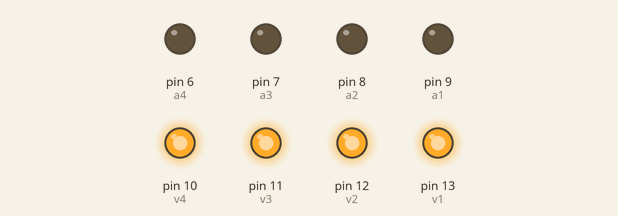
This sketch was run on a simulated Arduino Uno, built with avr-gcc and run on an emulated ATmega328P. On the bench: output pins drawn as LEDs (lit = HIGH).

Above: at 0.1 s.
At 1.3 s:
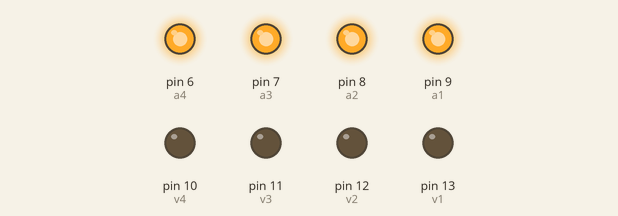
At 2.7 s:
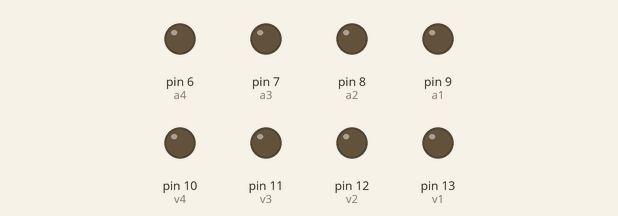
Timing chart, 0 to 3.0 s (numbered marks = the images above):
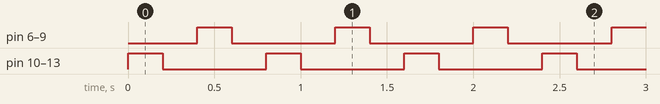

The sketch:

Luz_de_policia.ino
```cpp
int v1 = 13;
int v2 = 12;
int v3 = 11;
int v4 = 10;
int a1 = 9;
int a2 = 8;
int a3 = 7;
int a4 = 6;

void setup()
{
  pinMode(v1, OUTPUT);
  pinMode(v2, OUTPUT);
  pinMode(v3, OUTPUT);
  pinMode(v4, OUTPUT);
  pinMode(a1, OUTPUT);
  pinMode(a2, OUTPUT);
  pinMode(a3, OUTPUT);
  pinMode(a4, OUTPUT);
}
void loop()
{
    digitalWrite(v1, HIGH);
    digitalWrite(v2, HIGH);
    digitalWrite(v3, HIGH);
    digitalWrite(v4, HIGH);
    delay(200);

    digitalWrite(v1, LOW);
    digitalWrite(v2, LOW);
    digitalWrite(v3, LOW);
    digitalWrite(v4, LOW);
    delay(200);

    digitalWrite(a1, HIGH);
    digitalWrite(a2, HIGH);
    digitalWrite(a3, HIGH);
    digitalWrite(a4, HIGH);
    delay(200);

    digitalWrite(a1, LOW);
    digitalWrite(a2, LOW);
    digitalWrite(a3, LOW);
    digitalWrite(a4, LOW);
    delay(200);
}
```

Measured:
- by itself, pin 6 (a4), pin 7 (a3), pin 8 (a2), pin 9 (a1), pin 10 (v4), pin 11 (v3), pin 12 (v2), pin 13 (v1): alternates HIGH for 0.20 s and LOW for 0.60 s
- by itself, everything shown: repeats every 0.80 s, in 4 steps
